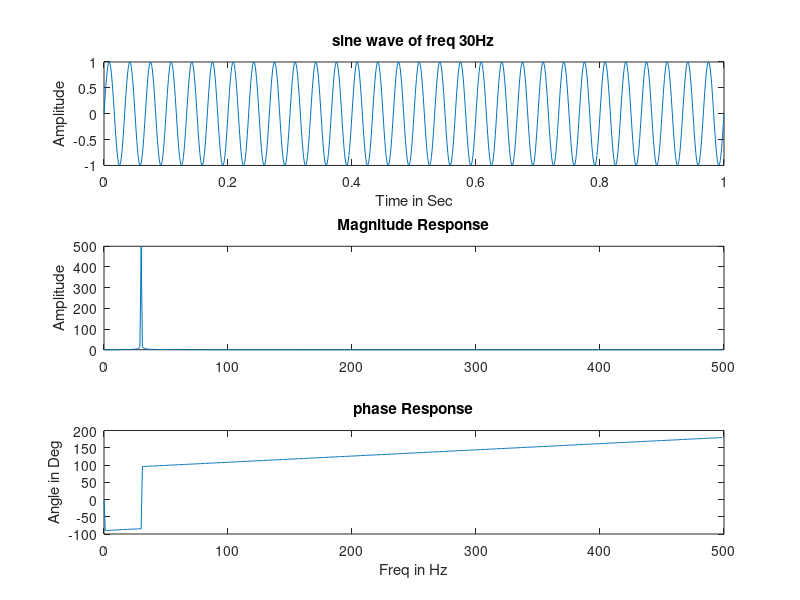

Write the MATLAB code that produced this figure.
clc; clear all;close all;
frq = 30;
Fs = 1000;
t = 0:(1/Fs):1; %window l is 0 to 1
x = sin(2*pi*frq*t);
X= fft(x);
l = length(X)/2;
f = [0:(l-1)]*(Fs/(2*l));
subplot(311),plot(t,x);title("sine wave of freq 30Hz");xlabel("Time in Sec");ylabel("Amplitude");

subplot(312),plot(f,abs(X(1:l)));zoom on;title("Magnitude Response");ylabel("Amplitude");
ang = (angle(X(1:l))*(180/pi));
subplot(313), plot(f,ang);title("phase Response");xlabel("Freq in Hz");ylabel("Angle in Deg");


